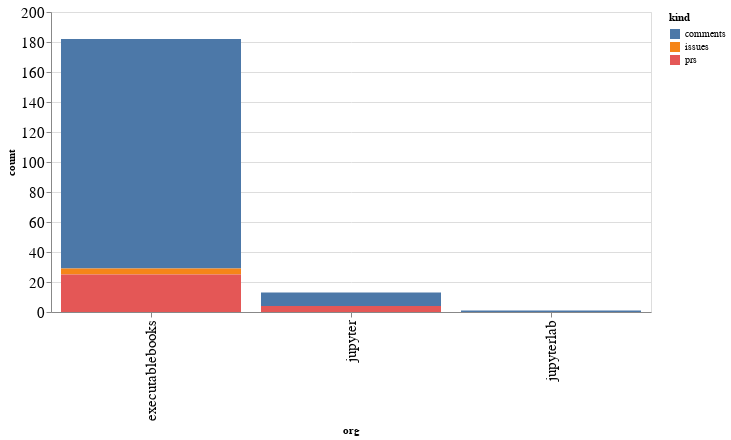

The notebook cell saved with this chart:
### Code cell
alt.Chart(org_summaries, width=600).mark_bar().encode(
    x='org',
    y='count',
    color='kind',
    tooltip="org"
)

### Figure 1 — Vega-Lite specification as saved in the notebook (floating-point values rounded to 4 significant figures)
{"config": {"axisLeft": {"labelFontSize": 15}, "axisBottom": {"labelFontSize": 15}}, "data": {"name": "data-e0d43e0a0686e399a4f5869922ac4293"}, "mark": "bar", "encoding": {"color": {"type": "nominal", "field": "kind"}, "tooltip": {"type": "nominal", "field": "org"}, "x": {"type": "nominal", "field": "org"}, "y": {"type": "quantitative", "field": "count"}}, "width": 600, "$schema": "https://vega.github.io/schema/vega-lite/v4.8.1.json", "datasets": {"data-e0d43e0a0686e399a4f5869922ac4293": [{"org": "executablebooks", "kind": "comments", "count": 153}, {"org": "executablebooks", "kind": "issues", "count": 4}, {"org": "executablebooks", "kind": "prs", "count": 25}, {"org": "jupyter", "kind": "comments", "count": 9}, {"org": "jupyter", "kind": "prs", "count": 4}, {"org": "jupyterlab", "kind": "comments", "count": 1}]}}
